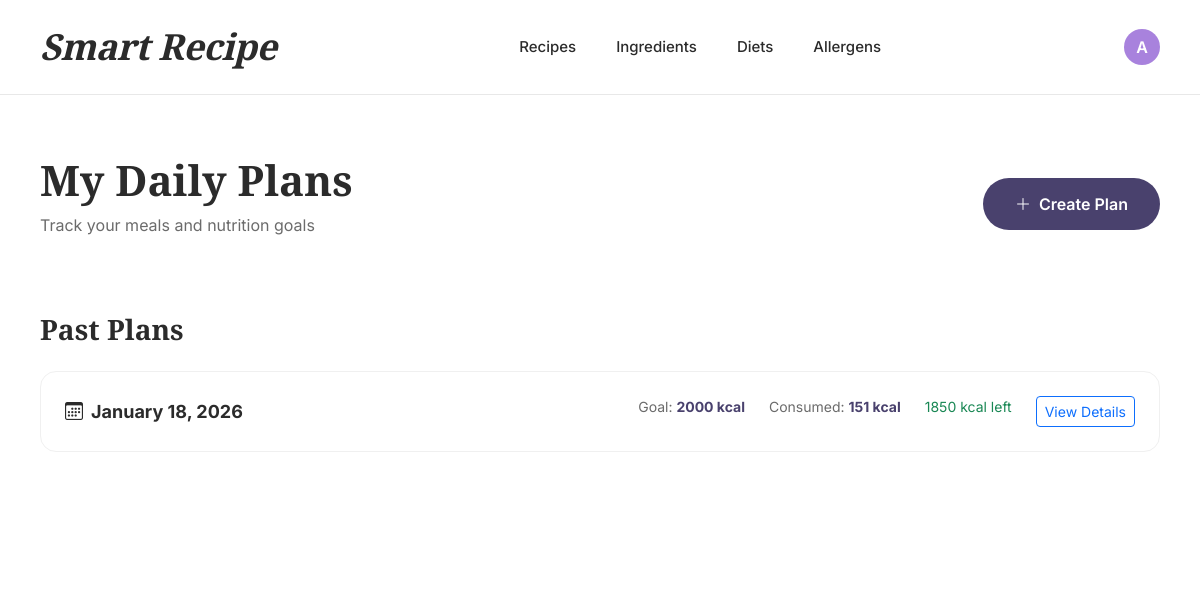
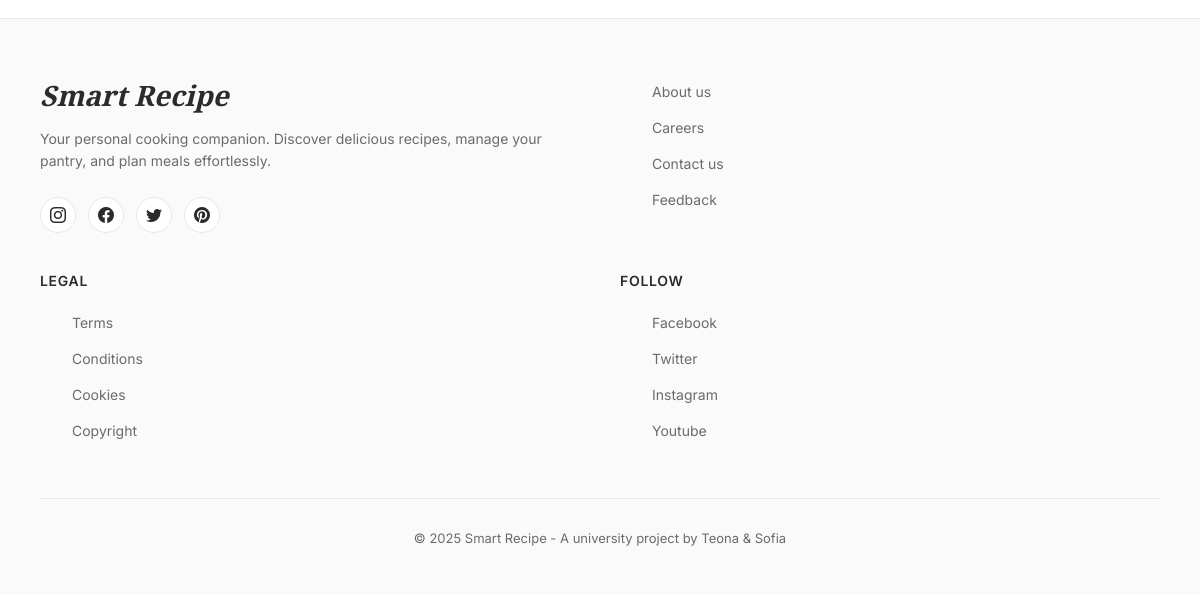
The app's page /plans/ (signed in), older data (2 pictures, top to bottom).
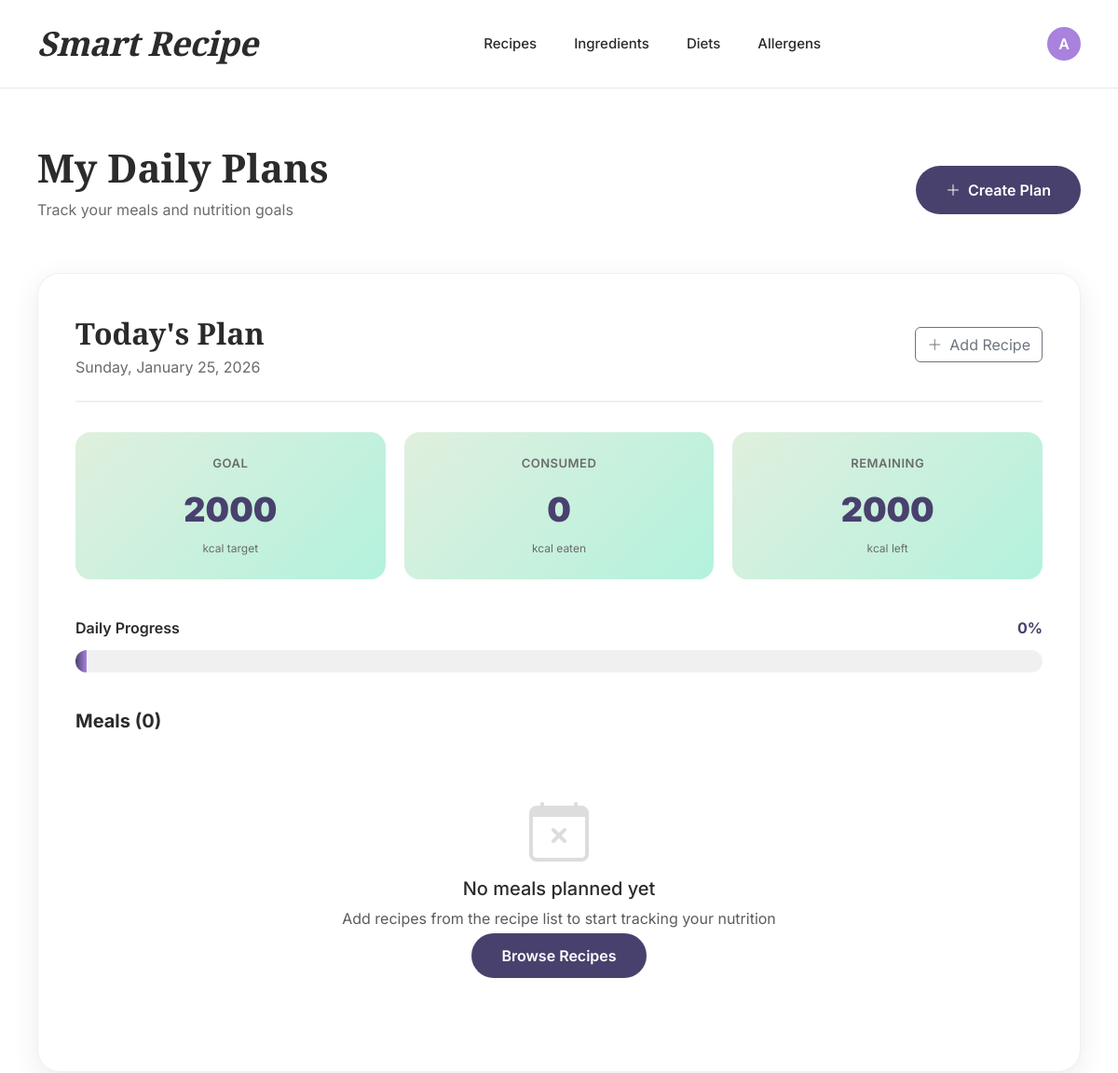
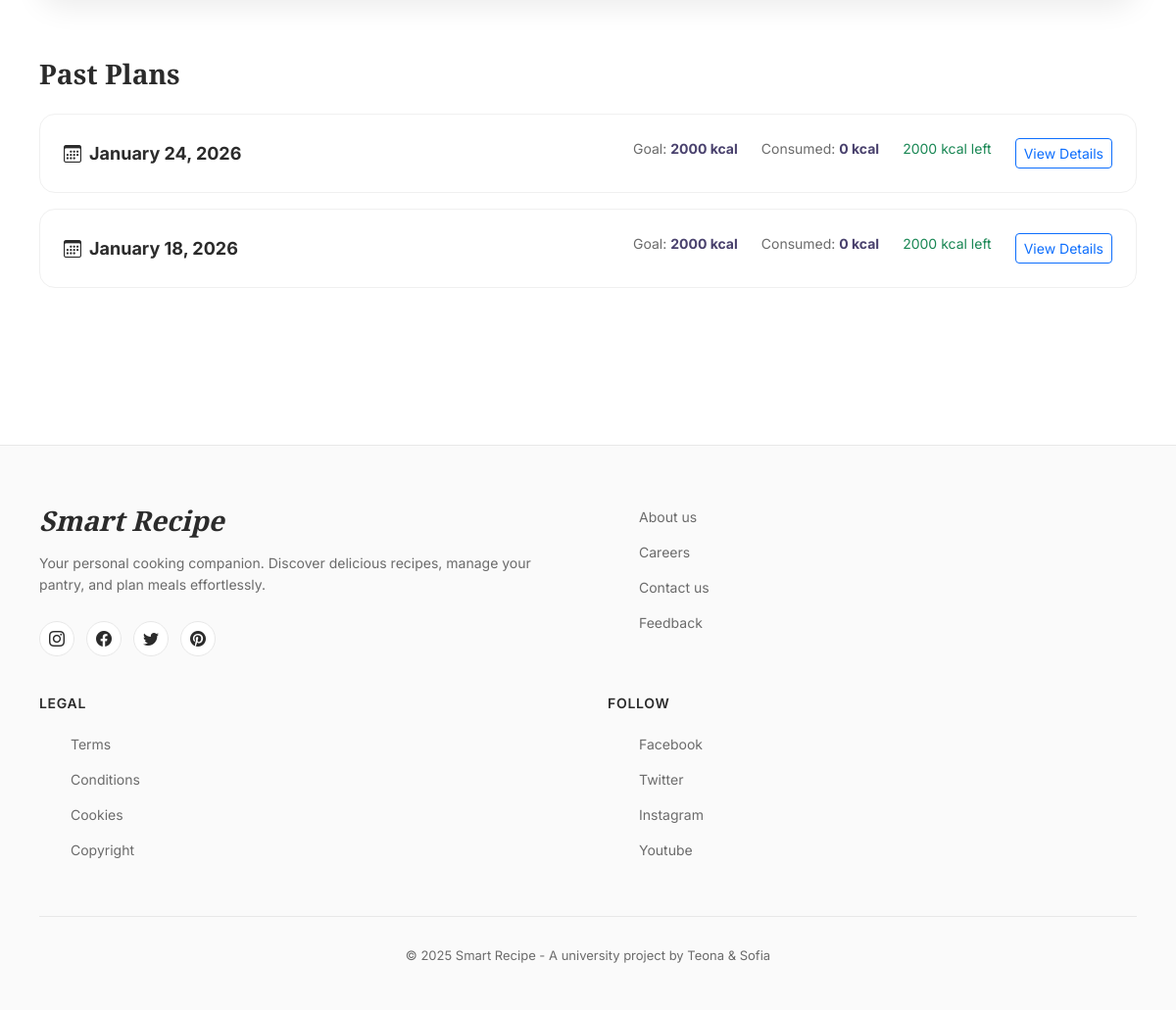
The same page, newer data (2 pictures, top to bottom).
### smart_recipe_app/models.py (models this page shows, shortened)
class DailyPlan(models.Model):
    user = models.ForeignKey(settings.AUTH_USER_MODEL, on_delete=models.CASCADE, related_name='daily_plans')
    date = models.DateField(default=date.today)
    wanted_calories = models.PositiveIntegerField()
    recipes = models.ManyToManyField(Recipe, related_name='daily_plans', blank=True)
    class Meta:
        unique_together = ('user', 'date')
    @property
    def total_calories(self):
        return sum((r.calories_per_serving or 0) for r in self.recipes.all())
    @property
    def remaining_calories(self):
        return self.wanted_calories - self.total_calories

class Recipe(models.Model):
    name = models.CharField(max_length=200)
    description = models.TextField(blank=True)
    no_of_servings = models.PositiveIntegerField(default=1)
    preparation_time = models.PositiveIntegerField(help_text="Minutes")
    image = models.ImageField(upload_to='recipes/', blank=True, null=True)
    ingredients = models.ManyToManyField(Ingredient, through='RecipeIngredientRelation', related_name='recipes')  # ingredient.recipes.all()
    @property
    def total_calories(self):
        return sum(ingredient_per_recipe.calories for ingredient_per_recipe in self.recipe_ingredients.all())
    @property
    def calories_per_serving(self):
        if self.no_of_servings:
            return self.total_calories / self.no_of_servings
        return None

class RecipeIngredientRelation(models.Model):
    recipe = models.ForeignKey(Recipe, on_delete=models.CASCADE, related_name='recipe_ingredients')  # recipe.recipe_ingredients.all()
    ingredient = models.ForeignKey(Ingredient, on_delete=models.CASCADE, related_name='ingredient_recipes')  # ingredients.ingredient_recipes.all()
    quantity = models.FloatField(validators=[MinValueValidator(0.000001)], help_text="Amount in ingredient.base_unit (e.g., 200 g, 2 piece)")    # how many of the base_units (like 4 bananas)
    class Meta:
        unique_together = ('recipe', 'ingredient')
    @property
    def calories(self):
        return self.quantity * self.ingredient.calories_per_one_unit

class Ingredient(models.Model):
    UNIT_CHOICES = [
        ('g', 'grams (g)'),
        ('ml', 'milliliters (ml)'),
        ('pcs', 'pieces'),
        ('tsp', 'teaspoon'),
        ('tbsp', 'tablespoon'),
        ('cup', 'cup'),
    ]
    name = models.CharField(max_length=100, unique=True)
    base_unit = models.CharField(max_length=20, choices=UNIT_CHOICES,
                                 help_text="Mass units like kilograms (kg), grams (g), liters (l) and etc.")
    base_amount = models.FloatField(validators=[MinValueValidator(0.000001)], help_text="Amount of base_unit used for calorie calculation (e.g. 100 g, 100 ml, 1 piece)")
    calories_per_base_amount = models.FloatField(validators=[MinValueValidator(0)], help_text="Calories for the base amount (e.g. kcal per 100 g)")
    allergens = models.ManyToManyField(Allergen, blank=True, related_name='ingredients')  # allergen.ingredients.all()
    diets = models.ManyToManyField(Diet, through='IngredientDietRelation', related_name='ingredients')  # diet.ingredients.all()
    @property
    def calories_per_one_unit(self):
        return self.calories_per_base_amount / self.base_amount

### smart_recipe_app/views.py (the view)
# urls.py: path('plans/', views.daily_plans_list, name='daily_plans'),
@login_required
def daily_plans_list(request):
    plans = DailyPlan.objects.filter(user=request.user).order_by('-date')
    today_plan = plans.filter(date=date.today()).first()
    past_plans = plans.exclude(date=date.today())
    return render(request, 'daily_plan/daily_plans.html', {
        'plans': plans,
        'today_plan': today_plan,
        'past_plans': past_plans,
    })

### smart_recipe_app/templates/daily_plan/daily_plans.html (shortened to what this page needs)
{% extends "common/base.html" %}
{% load static %}
{% block content %}
<div class="plans-container">
  <div class="page-header">
    <div class="d-flex justify-content-between align-items-center flex-wrap gap-3">
      <div>
        <h1 class="page-title">My Daily Plans</h1>
        <p style="font-size: 16px; color: var(--text-muted);">Track your meals and nutrition goals</p>
      </div>
      <a href="{% url 'daily_plan_create' %}" class="btn-create">
        <i class="bi bi-plus-lg me-2"></i>Create Plan
      </a>
    </div>
  </div>
  {% if today_plan %}
  <div class="today-plan-card">
    <div class="today-header">
      <div>
        <div class="today-title">Today's Plan</div>
        <div class="today-date">{{ today_plan.date|date:"l, F d, Y" }}</div>
      </div>
      <a href="{% url 'recipe_list' %}" class="btn btn-outline-secondary">
        <i class="bi bi-plus-lg me-2"></i>Add Recipe
      </a>
    </div>
    <div class="stats-grid">
      <div class="stat-card">
        <div class="stat-label">Goal</div>
        <div class="stat-value">{{ today_plan.wanted_calories }}</div>
        <div class="stat-subtext">kcal target</div>
      </div>
      <div class="stat-card">
        <div class="stat-label">Consumed</div>
        <div class="stat-value">{{ today_plan.total_calories|floatformat:0 }}</div>
        <div class="stat-subtext">kcal eaten</div>
      </div>
      <div class="stat-card">
        <div class="stat-label">Remaining</div>
            <div class="stat-value {% if today_plan.remaining_calories < 0 %}text-danger{% endif %}">
              {{ today_plan.remaining_calories|floatformat:0 }}
            </div>
        <div class="stat-subtext">kcal {% if today_plan.remaining_calories < 0 %}over{% else %}left{% endif %}</div>
      </div>
    </div>
    <div class="progress-section">
      <div class="progress-header">
        <span class="progress-label">Daily Progress</span>
        <span class="progress-percentage">
          {% widthratio today_plan.total_calories today_plan.wanted_calories 100 %}%
        </span>
      </div>
      <div class="custom-progress">
        <div class="custom-progress-bar {% if today_plan.total_calories > today_plan.wanted_calories %}over{% endif %}"
             style="width: {% widthratio today_plan.total_calories today_plan.wanted_calories 100 %}%">
        </div>
      </div>
    </div>
    <div class="recipes-section">
      <h3 class="section-title">Meals ({{ today_plan.recipes.count }})</h3>
      {% if today_plan.recipes.all %}
        {% for recipe in today_plan.recipes.all %}
        <div class="recipe-item">
          <div class="recipe-info">
            <h5>{{ recipe.name }}</h5>
            <div class="recipe-meta">
              <i class="bi bi-clock me-1"></i>{{ recipe.preparation_time }} min
              <span class="mx-2">•</span>
              <i class="bi bi-people me-1"></i>{{ recipe.no_of_servings }} servings
            </div>
          </div>
          <div class="recipe-calories">
            <div class="calorie-badge">{{ recipe.total_calories|floatformat:0 }} kcal</div>
            <div class="per-serving">
              {% if recipe.calories_per_serving %}
                {{ recipe.calories_per_serving|floatformat:0 }} kcal per serving
              {% endif %}
            </div>
          </div>
        </div>
        {% endfor %}
      {% else %}
        <div class="empty-state" style="padding: 40px;">
          <i class="bi bi-calendar-x"></i>
          <h3 style="font-size: 20px; margin-bottom: 8px;">No meals planned yet</h3>
          <p class="text-muted">Add recipes from the recipe list to start tracking your nutrition</p>
          <a href="{% url 'recipe_list' %}" class="btn-create mt-3">Browse Recipes</a>
        </div>
      {% endif %}
    </div>
  </div>
  {% endif %}
  {% if past_plans %}
  <div class="past-plans-section">
    <h2 class="past-plans-title">Past Plans</h2>
    {% for plan in past_plans %}
    <div class="past-plan-card">
      <div class="plan-header">
        <div class="plan-date">
          <i class="bi bi-calendar3 me-2"></i>{{ plan.date|date:"F d, Y" }}
        </div>
        <div class="plan-stats">
          <div class="plan-stat">
            <span>Goal:</span> <strong>{{ plan.wanted_calories }} kcal</strong>
          </div>
          <div class="plan-stat">
            <span>Consumed:</span> <strong>{{ plan.total_calories|floatformat:0 }} kcal</strong>
          </div>
          <div class="plan-stat">
            {% if plan.remaining_calories < 0 %}
              <span class="text-danger">Over by {{ plan.remaining_calories|floatformat:0|slice:"1:" }} kcal</span>
            {% else %}
              <span class="text-success">{{ plan.remaining_calories|floatformat:0 }} kcal left</span>
            {% endif %}
          </div>
          <a href="{% url 'daily_plan_detail' plan.id %}" class="btn btn-sm btn-outline-primary">View Details</a>
        </div>
      </div>
    </div>
    {% endfor %}
  </div>
  {% endif %}
</div>
{% endblock %}

### smart_recipe_app/templates/common/base.html (shortened to what this page needs)
{% load static %}
<!DOCTYPE html>
<html lang="en">
<head>
    <link href="https://cdn.jsdelivr.net/npm/bootstrap@5.3.2/dist/css/bootstrap.min.css" rel="stylesheet">
    <link rel="stylesheet" href="https://cdn.jsdelivr.net/npm/bootstrap-icons@1.11.1/font/bootstrap-icons.css">
</head>
<body>
    <header class="clean-header">
        <div class="header-container">
            <a href="{% url 'index' %}" class="logo-text">Smart Recipe</a>
            {% if user.is_authenticated %}
            <nav class="header-nav">
                <a href="{% url 'recipe_list' %}" class="nav-link">Recipes</a>
                <a href="{% url 'ingredient_list' %}" class="nav-link">Ingredients</a>
                <a href="{% url 'diet_list' %}" class="nav-link">Diets</a>
                <a href="{% url 'allergen_list' %}" class="nav-link">Allergens</a>
            </nav>
            <div class="header-actions">
                <div class="dropdown user-menu">
                    <button class="user-btn dropdown-toggle" type="button" data-bs-toggle="dropdown" aria-expanded="false">
                        <div class="user-avatar">
                            {{ user.username|first|upper }}
                        </div>
                    </button>
                </div>
            </div>
            {% else %}
            <div class="header-actions">
                <a href="{% url 'login' %}" class="nav-link">Login</a>
            </div>
            {% endif %}
        </div>
    </header>
    <main>
        {% block content %}{% endblock %}
    </main>
    <footer class="clean-footer">
        <div class="footer-container">
            <div class="footer-content">
                <div class="footer-brand">
                    <h3>Smart Recipe</h3>
                    <p>Your personal cooking companion. Discover delicious recipes, manage your pantry, and plan meals effortlessly.</p>
                    <div class="social-links">
                        <a href="#" class="social-link" aria-label="Instagram">
                            <i class="bi bi-instagram"></i>
                        </a>
                        <a href="#" class="social-link" aria-label="Facebook">
                            <i class="bi bi-facebook"></i>
                        </a>
                        <a href="#" class="social-link" aria-label="Twitter">
                            <i class="bi bi-twitter"></i>
                        </a>
                        <a href="#" class="social-link" aria-label="Pinterest">
                            <i class="bi bi-pinterest"></i>
                        </a>
                    </div>
                </div>
                <div class="footer-section">
                    <ul class="footer-links">
                        <li><a href="#">About us</a></li>
                        <li><a href="#">Careers</a></li>
                        <li><a href="#">Contact us</a></li>
                        <li><a href="#">Feedback</a></li>
                    </ul>
                </div>
                <div class="footer-section">
                    <h4>Legal</h4>
                    <ul class="footer-links">
                        <li><a href="#">Terms</a></li>
                        <li><a href="#">Conditions</a></li>
                        <li><a href="#">Cookies</a></li>
                        <li><a href="#">Copyright</a></li>
                    </ul>
                </div>
                <div class="footer-section">
                    <h4>Follow</h4>
                    <ul class="footer-links">
                        <li><a href="#">Facebook</a></li>
                        <li><a href="#">Twitter</a></li>
                        <li><a href="#">Instagram</a></li>
                        <li><a href="#">Youtube</a></li>
                    </ul>
                </div>
            </div>
            <div class="footer-bottom">
                <p>&copy; 2025 Smart Recipe - A university project by Teona & Sofia</p>
            </div>
        </div>
    </footer>
</body>
</html>

### smart_recipe_app/templates/common/base.html (style rules this page uses)
:root { --vintage-grape: #49416D; --bright-lavender: #A882DD; --sweet-salmon: #E08D79; --honeydew: #E0EFDE; --icy-aqua: #B3F2DD; --text-dark: #2b2b2b; --text-muted: #6b6b6b; }
* { margin: 0; padding: 0; box-sizing: border-box; }
body { font-family: 'Inter', -apple-system, BlinkMacSystemFont, sans-serif; color: var(--text-dark); background-color: #ffffff; min-height: 100vh; display: flex; flex-direction: column; }
.clean-header { background: white; border-bottom: 1px solid #e8e8e8; position: sticky; top: 0; z-index: 1000; padding: 20px 0; }
.header-container { max-width: 1400px; margin: 0 auto; padding: 0 40px; display: flex; align-items: center; justify-content: space-between; }
.logo-text { font-family: 'Playfair Display', serif; font-size: 36px; font-weight: 900; font-style: italic; color: var(--text-dark); text-decoration: none; letter-spacing: -0.5px; transition: color 0.3s ease; }
.header-nav { display: flex; align-items: center; gap: 40px; }
.nav-link { color: var(--text-dark); text-decoration: none; font-weight: 500; font-size: 15px; transition: color 0.3s ease; }
.header-actions { display: flex; align-items: center; gap: 25px; }
.user-btn.dropdown-toggle::after { display: none; }
.user-btn { background: transparent; border: none; padding: 0; cursor: pointer; }
.user-avatar { width: 36px; height: 36px; background: var(--bright-lavender); border-radius: 50%; display: flex; align-items: center; justify-content: center; color: white; font-weight: 600; transition: transform 0.3s ease; }
main { flex: 1; }
.clean-footer { background: #fafafa; border-top: 1px solid #e8e8e8; padding: 60px 0 30px; margin-top: 80px; }
.footer-container { max-width: 1400px; margin: 0 auto; padding: 0 40px; }
.footer-content { display: grid; grid-template-columns: 2fr 1fr 1fr 1fr; gap: 60px; margin-bottom: 40px; }
.footer-brand h3 { font-family: 'Playfair Display', serif; font-size: 28px; font-weight: 900; font-style: italic; margin-bottom: 15px; color: var(--text-dark); }
.footer-brand p { color: var(--text-muted); line-height: 1.6; margin-bottom: 25px; font-size: 14px; }
.social-links { display: flex; gap: 12px; }
.social-link { width: 36px; height: 36px; background: white; border: 1px solid #e8e8e8; border-radius: 50%; display: flex; align-items: center; justify-content: center; color: var(--text-dark); text-decoration: none; transition: all 0.3s ease; }
.footer-section h4 { font-weight: 600; margin-bottom: 20px; font-size: 14px; text-transform: uppercase; letter-spacing: 0.05em; color: var(--text-dark); }
.footer-links { list-style: none; }
.footer-links li { margin-bottom: 12px; }
.footer-links a { color: var(--text-muted); text-decoration: none; font-size: 14px; transition: all 0.3s ease; }
.footer-bottom { border-top: 1px solid #e8e8e8; padding-top: 30px; text-align: center; font-size: 13px; color: var(--text-muted); }
@media (max-width: 1200px) { .footer-content { grid-template-columns: 1fr 1fr; gap: 40px; } }

Row changes from the older to the newer data that the page shows:
added DailyPlan: date "Sunday, January 25, 2026", wanted_calories "2000", total_calories "0", remaining_calories "2000", id+wanted_calories "0", recipes.count "0"
added DailyPlan: date "January 24, 2026", wanted_calories "2000", total_calories "0", remaining_calories "2000"
computed for DailyPlan "January 18, 2026": total_calories "151" → "0"; remaining_calories "1850" → "2000"
Text that changed along with them:
text now shown: "Today's Plan Add Recipe GOAL kcal target CONSUMED kcal eaten REMAINING kcal left Daily Progress % Meals ( ) No meals planned yet Add recipes from the recipe list to start tracking your nutrition Browse Recipes"
